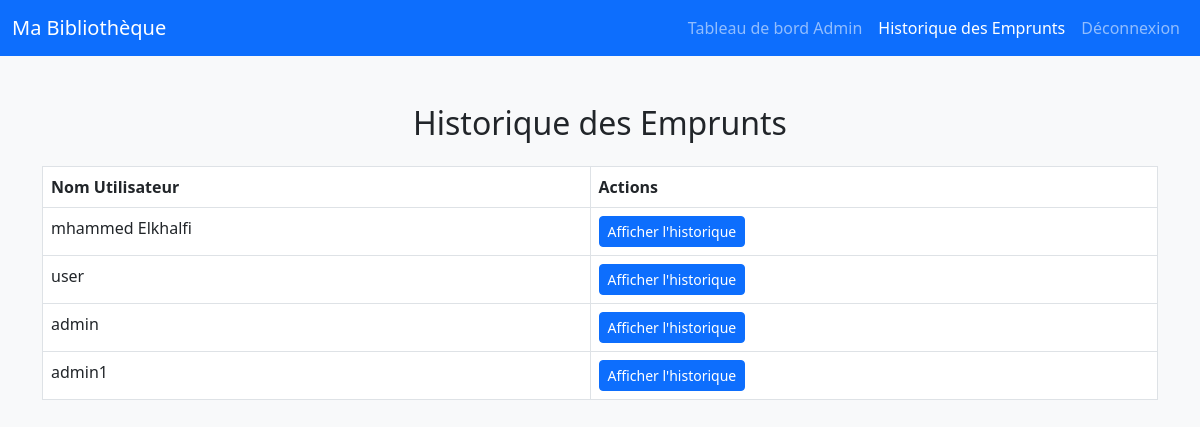
The page /App/AllHistoriqueAdmin.php (signed in) on the database as committed earlier.
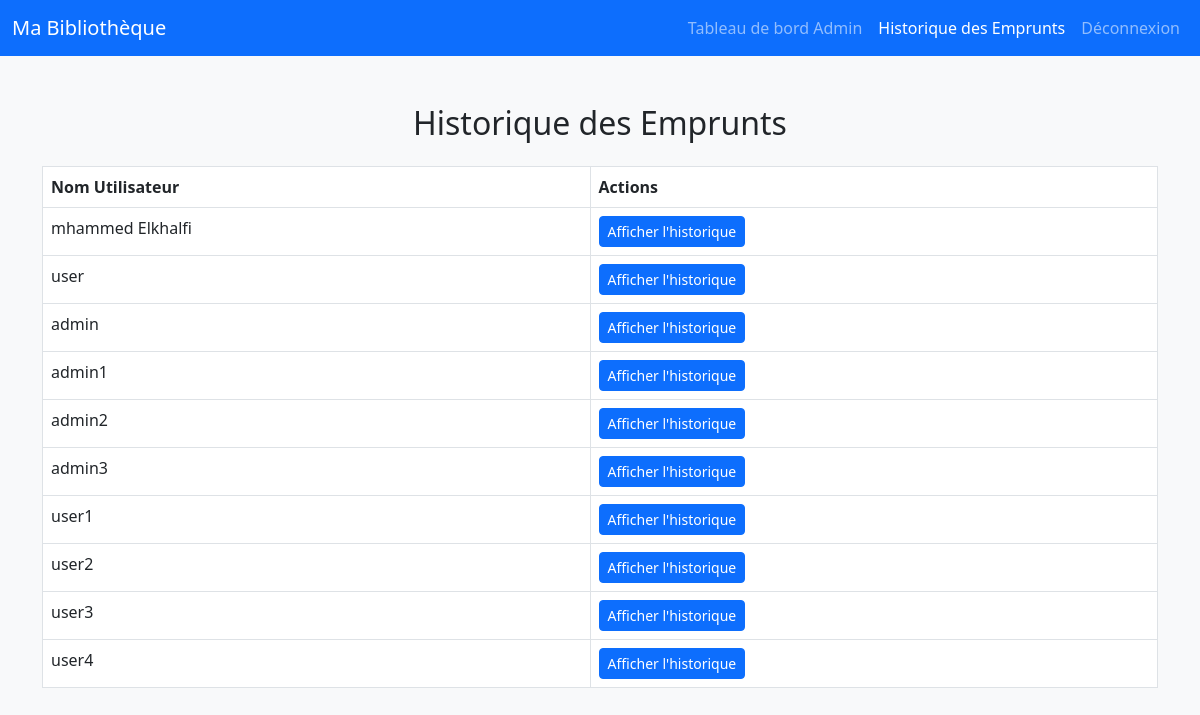
The same page on the database as committed later.
### tables this page shows
CREATE TABLE `utilisateur` (
  `id` int(11) NOT NULL,
  `nom` varchar(255) NOT NULL,
  `email` varchar(255) NOT NULL,
  `password` varchar(255) NOT NULL,
  `role` enum('USER','ADMIN') NOT NULL DEFAULT 'USER'
);

### App/AllHistoriqueAdmin.php (the view, shortened to what this page needs)
<?php
require 'db.php';
$sql_utilisateurs = "SELECT id, nom FROM utilisateur";
$stmt_utilisateurs = $pdo->prepare($sql_utilisateurs);
$stmt_utilisateurs->execute();
$utilisateurs = $stmt_utilisateurs->fetchAll(PDO::FETCH_ASSOC);
?>
<!DOCTYPE html>
<html lang="fr">
<head>
    <link href="https://cdn.jsdelivr.net/npm/bootstrap@5.3.0/dist/css/bootstrap.min.css" rel="stylesheet">
</head>
<body class="bg-light">
    <nav class="navbar navbar-expand-lg navbar-dark bg-primary">
        <div class="container-fluid">
            <a class="navbar-brand" href="#">Ma Bibliothèque</a>
            <div class="collapse navbar-collapse" id="navbarNav">
                <ul class="navbar-nav ms-auto">
                    <li class="nav-item">
                        <a class="nav-link" href="admin_dashboard.php">Tableau de bord Admin</a>
                    </li>
                    <li class="nav-item">
                        <a class="nav-link active" href="#">Historique des Emprunts</a>
                    </li>
                    <li class="nav-item">
                        <a class="nav-link" href="logout.php">Déconnexion</a>
                    </li>
                </ul>
            </div>
        </div>
    </nav>
    <div class="container mt-5">
        <h2 class="text-center mb-4">Historique des Emprunts</h2>
        <table class="table table-bordered">
            <thead>
                <tr>
                    <th>Nom Utilisateur</th>
                    <th>Actions</th>
                </tr>
            </thead>
            <tbody>
                <?php foreach ($utilisateurs as $utilisateur): ?>
                    <tr>
                        <td><?php echo htmlspecialchars($utilisateur['nom']); ?></td>
                        <td>
                            <button type="button" class="btn btn-primary btn-sm" data-bs-toggle="modal" data-bs-target="#historiqueModal<?php echo $utilisateur['id']; ?>">Afficher l'historique</button>
                        </td>
                    </tr>
                <?php endforeach; ?>
            </tbody>
        </table>
    </div>
</body>
</html>

Rows that differ between the two databases and show on the page:
added utilisateur: nom "admin2"
added utilisateur: nom "admin3"
added utilisateur: nom "user1"
added utilisateur: nom "user2"
added utilisateur: nom "user3"
added utilisateur: nom "user4"
